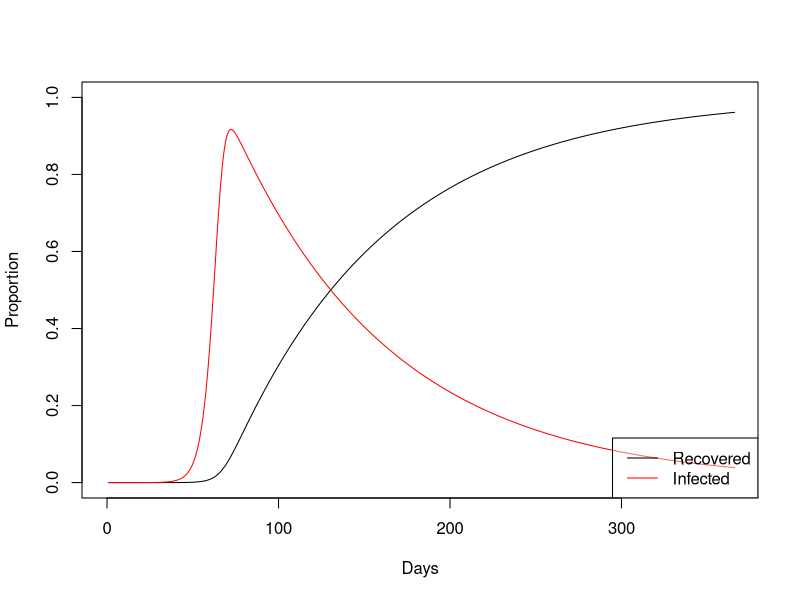
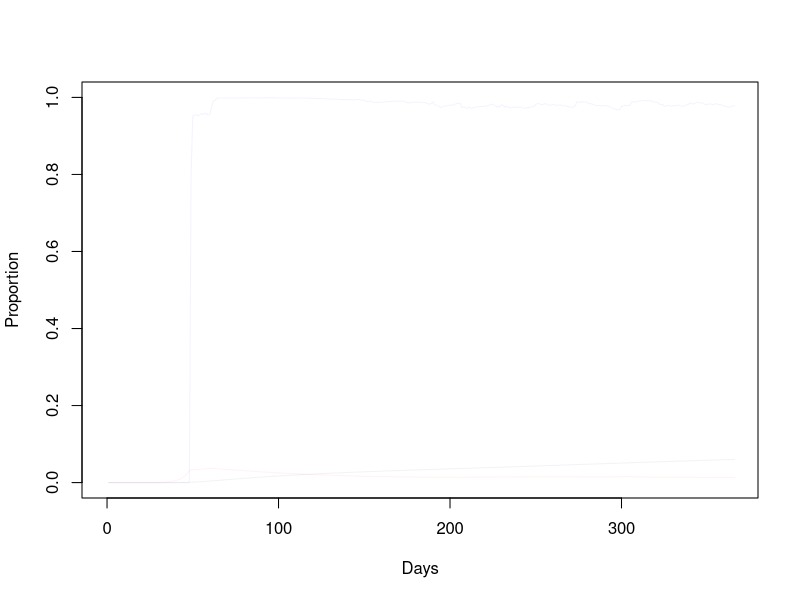

Recreate these plots in R, in order. (Note: this script raises an error after producing the figures.)
## Simulation of management of Covid-19 outbreak in the UK.
library(nleqslv) # nonlinear solver

# Parameters (unit: days)
incubation_time <- 5.1# Ferguson et al. 
start_trans_symp <- incubation_time - 0.5 # Ferguson et al. 
start_trans_asymp <- start_trans_symp # Ferguson et al. 
prop_symptoms <- 0.2 # https://www.thelancet.com/journals/lancet/article/PIIS0140-6736(20)30567-5/fulltext
#prop_symptoms <- 1/3 # Ferguson et al. 
prop_critical <- 0.06 # To be implemented # https://www.thelancet.com/journals/lancet/article/PIIS0140-6736(20)30567-5/fulltext
mean_generation_time <- 6.5 # Ferguson et al. 
#generation_time_alpha <- 1 # shape parameter of an assumed gamma distribution, https://www.ncbi.nlm.nih.gov/pmc/articles/PMC6670001/
generation_time_alpha <- 3 # shape parameter of an assumed gamma distribution, https://academic.oup.com/biostatistics/article/12/2/303/280518
generation_time_alpha <- 1 # 1 # shape parameter of an assumed gamma distribution, fudge to reproduce r
R0 <- 2.4 # Ferguson et al. 
inf_symp_asymp_ratio <- 2  # Ferguson et al.  
UK_population_size <- 66.44e6
pop_size <- UK_population_size
case_fatality_rate <- 0.01 # to be implemented...

## Check:
r <- (R0^(1/generation_time_alpha)-1) * generation_time_alpha/mean_generation_time;
r
#exp(r*T_double)==2 -> T_double == log(2)/r
log(2)/r


# Stages:
stages <- c(
  "S", # susceptible
  "Is1", # symptomatic infected no trans
  "Is2", # symptomatic infected trans
  "Ia1", # symptomatic asymptomatic no trans
  "Ia2", # symptomatic asymptomatic trans
  "R", # recovered or deceased
  c() )
n_stages <- length(stages)

# Infected stages
IStages <- c("Is1", "Is2", "Ia1", "Ia2")
# Infectious (test postive) stages
PStages <- c("Is2", "Ia2")


## Linear dynamics:
# We still need to adjust two parameters: 
# Is2_inf: infectiousness of Is2 srage (scales other stages)
# rec_rate: recovery rate of transmitting individuals
# This adjustment is done such as fitting R0 and mean_generation_time

## The "survivial" part of the population matrix
SS_calc <- function(Is2_inf,rec_rate){
  SS <- matrix(0,nrow = n_stages,ncol= n_stages,
               dimnames = list(Next=stages,Current=stages) )
  SS["S","S"] <- 1
  SS["Is2","Is1"] <- 1/start_trans_symp
  SS["Is1","Is1"] <- 1-1/start_trans_symp
  SS["Ia2","Ia1"] <- 1/start_trans_asymp
  SS["Ia1","Ia1"] <- 1-1/start_trans_asymp
  SS["R","Ia2"] <- rec_rate
  SS["Ia2","Ia2"] <- 1-rec_rate
  SS["R","Is2"] <- rec_rate
  SS["Is2","Is2"] <- 1-rec_rate
  SS["R","R"] <- 1
  return(SS)
}

## Density indepent factor of the "fertility" (= transmission) matrix
FF0_calc <- function(Is2_inf,rec_rate){
  FF0 <- matrix(0,nrow = n_stages,ncol= n_stages,
                dimnames = list(Next=stages,Current=stages) )
  FF0["Is1","Is2"] <- Is2_inf * prop_symptoms 
  FF0["Ia1","Is2"] <- Is2_inf * (1-prop_symptoms)
  FF0["Is1","Ia2"] <- Is2_inf * prop_symptoms  / inf_symp_asymp_ratio
  FF0["Ia1","Ia2"] <- Is2_inf * (1-prop_symptoms)  / inf_symp_asymp_ratio
  return(FF0)
}

## Calculate the "fertility" (= transmission) part of the population matrix
FF_calc <- function(Is2_inf,rec_rate){
  FF0 <- FF0_calc(Is2_inf,rec_rate)
  return(FF0 * pop_size)
}

eigenvalue_index <- function(eig_values){
  w <- which(abs(eig_values)==eig_values & eig_values != 1)
  return(w[which.max(eig_values[w])])
}

get_mean_generation_time <- function(SS,FF){
  # See page 842 of Bienvenu, F.; Legendre, S. (2015). "A New Approach to the Generation Time in Matrix Population Models" (PDF). The American Naturalist. 185 (6): 834–843. doi:10.1086/681104. PMID 25996867.
  L <- SS+FF
  eig <- eigen(L)
  print(eig$values)
  i <- eigenvalue_index(eig$values)
  print(i)
  w <- eig$vectors[,i]
  v <- eigen(t(L))$vectors[,i]
  if(abs(t(v) %*% w)<0.001) stop("Eigenvector index mixup")
  T_gen <- 1 + (t(v) %*% SS %*% w) / (t(v) %*% FF %*% w) 
  return(T_gen)
}

R0_and_Tgen <- function(SS,FF){
  L <- SS + FF
  Tgen <- get_mean_generation_time(SS,FF)
  eig <- eigen(L[IStages,IStages])
  print(eig$values)
  i <- eigenvalue_index(eig$values)
  print(i)
  r <- log(eig$values[i])
  # https://beast.community/estimating_R0
  # https://www.sciencedirect.com/science/article/pii/S1755436518300847
  generation_time_beta <- generation_time_alpha / Tgen
  R0 <- (1+r/generation_time_beta)^generation_time_alpha
  return(c(R0,Tgen))
}

R0_and_Tgen_diff <- function(x){
  as.numeric(
    with(as.list(x),
         R0_and_Tgen(SS_calc(Is2_inf,rec_rate),FF_calc(Is2_inf,rec_rate)) - 
           c(R0,mean_generation_time) ))
}
initialGuess <- c(Is2_inf=5.234017e-07/20,rec_rate=0.01 )
with(as.list(initialGuess),
     SS_calc(Is2_inf,rec_rate)+FF_calc(Is2_inf,rec_rate))
with(as.list(initialGuess),
     R0_and_Tgen(SS_calc(Is2_inf,rec_rate),FF_calc(Is2_inf,rec_rate)))
with(as.list(initialGuess),
     get_mean_generation_time(SS_calc(Is2_inf,rec_rate),FF_calc(Is2_inf,rec_rate)))
#Test
R0_and_Tgen_diff(initialGuess)

fit <- nleqslv(initialGuess,R0_and_Tgen_diff);
fit$message
fit$x
R0_and_Tgen_diff(fit$x)
with(as.list(fit$x),
     R0_and_Tgen(SS_calc(Is2_inf,rec_rate),FF_calc(Is2_inf,rec_rate)))

SS <- with(as.list(fit$x),SS_calc(Is2_inf,rec_rate))
FF <- with(as.list(fit$x),FF_calc(Is2_inf,rec_rate))
FF0 <- with(as.list(fit$x),FF0_calc(Is2_inf,rec_rate))
L <- SS + FF

  
IStages <- c("Is1", "Is2", "Ia1", "Ia2")
#get_mean_generation_time(SS[IStages,IStages],FF[IStages,IStages])
linear_growth_rate <- # linear growth rate r should be around 0.2
  log(eigen(L[IStages,IStages])$values[1]) 
linear_growth_rate

# Non-linear dynamics
n_steps <- 365
state <- matrix(0, nrow=n_steps+1, ncol=n_stages)
colnames(state) <- stages
S_index <- which(stages == "S")
state[1,"Ia1"] <- 100
state[1,"S"] <- pop_size - state[1,"Ia1"]

## Simulate without policy interventions
plot(c(0),type="n",ylim=c(0,1),xlim=c(0,n_steps),xlab="Days",ylab="Proportion")
for(i in 1:n_steps){
  Lx <- SS + FF0 * state[i,"S"]
  state[i+1,] <- Lx %*% state[i,]
  state[i+1,"S"] <- pop_size - sum(state[i+1,-S_index])
}
lines(state[,"R"]/pop_size,col="black",type="l")
lines(rowSums(state[,IStages])/pop_size,col="red",type="l")
legend(x="bottomright",
       legend = c("Recovered","Infected"),
       col=c("black","red"),lty=1,bg=rgb(1,1,1,alpha = 0.4))

## Simulate policy interventions with uncertainty
dfac <- rep(NA,n_steps+1) # social distancing factor, the controll parameter
dfac[1] <- 1 # social distancing factor, the controll parameter
growth_rate <- linear_growth_rate
n_runs <- 200
other_runs_transparency <- 0.05
# plot(c(0),type="n",ylim=c(0,1),xlim=c(0,n_steps),ylab="Proportion immunized",xlab="Days")
# plot(c(0),type="n",ylim=c(0,1),xlim=c(0,n_steps),ylab="Social Distancing Factor",xlab="Days")
# plot(c(0),type="n",ylim=c(0,1),xlim=c(0,n_steps),ylab="Proportion infected",xlab="Days")
plot(c(0),type="n",ylim=c(0,1),xlim=c(0,n_steps),xlab="Days",ylab="Proportion")
for(run in 1:n_runs){
  for(i in 1:n_steps){
    dfac[i+1] <- pnorm(qnorm(dfac[i])+rnorm(1,0*1/60,1/30)) # decline of compliance
    #if(i %% 7 == 0){# Every week, adjust policy:
    if(runif(1)< 1/7){# Approximately every week, adjust policy:
      if(state[i,"Is2"]/pop_size > 0.001 && growth_rate > 0){ # more measures
        dfac[i+1] <- dfac[i+1] * runif(1,0.2,1) # outcome is uncertain
      }else if(state[i,"Is2"]/pop_size < 0.01 && growth_rate <  0){ # less measures
        current_R <- R0_and_Tgen(SS,FF0 * state[i,"S"] * dfac[i])[1]
        if(is.na(current_R) || current_R < 1)
          dfac[i+1] <- min(1,dfac[i+1]*runif(1,1,1.5)) # outcome uncertain
      }
    }
    Lx <- SS + FF0 * state[i,"S"] * dfac[i+1]
    state[i+1,] <- Lx %*% state[i,]
    state[i+1,"S"] <- pop_size - sum(state[i+1,-S_index])
    growth_rate <- log(sum(state[i+1,PStages])/sum(state[i,PStages]))
  }
  line_alpha <- ifelse(run==n_runs,1,other_runs_transparency)*255
  plotcol <- do.call(rgb,as.list(c(col2rgb("black"),alpha=line_alpha,max = 255)))
  lines(state[,"R"]/pop_size,col=plotcol,type="l")
  plotcol <- do.call(rgb,as.list(c(col2rgb("blue"),alpha=line_alpha,max = 255)))
  lines(1-dfac,col=plotcol,type="l")
  plotcol <- do.call(rgb,as.list(c(col2rgb("red"),alpha=line_alpha,max = 255)))
  lines(rowSums(state[,IStages])/pop_size,col=plotcol,type="l")
}
legend(x="bottomright",
       legend = c("Recovered","Distancing","Infected"),
       col=c("black","blue","red"),lty=1,bg=rgb(1,1,1,alpha = 0.4))
